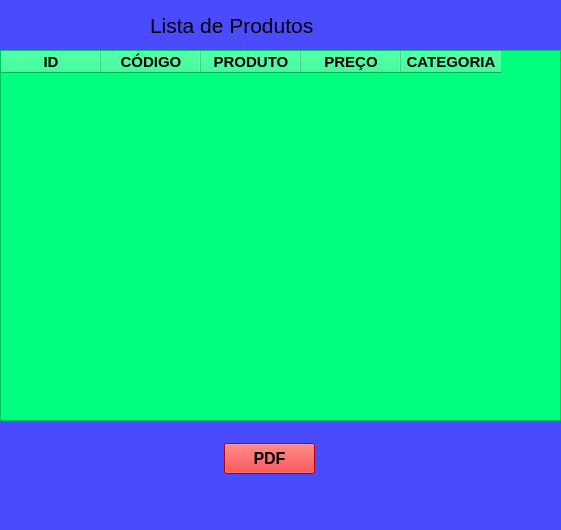
<?xml version="1.0" encoding="UTF-8"?>
<ui version="4.0">
 <class>MainWindow</class>
 <widget class="QMainWindow" name="MainWindow">
  <property name="geometry">
   <rect>
    <x>0</x>
    <y>0</y>
    <width>561</width>
    <height>530</height>
   </rect>
  </property>
  <property name="font">
   <font>
    <pointsize>12</pointsize>
   </font>
  </property>
  <property name="windowTitle">
   <string>MainWindow</string>
  </property>
  <property name="styleSheet">
   <string notr="true">background-color: rgb(74, 74, 255)</string>
  </property>
  <widget class="QWidget" name="centralwidget">
   <widget class="QLabel" name="label">
    <property name="geometry">
     <rect>
      <x>150</x>
      <y>0</y>
      <width>301</width>
      <height>51</height>
     </rect>
    </property>
    <property name="font">
     <font>
      <pointsize>16</pointsize>
     </font>
    </property>
    <property name="text">
     <string>Lista de Produtos</string>
    </property>
   </widget>
   <widget class="QTableWidget" name="tableWidget">
    <property name="geometry">
     <rect>
      <x>0</x>
      <y>50</y>
      <width>561</width>
      <height>371</height>
     </rect>
    </property>
    <property name="styleSheet">
     <string notr="true">background-color:rgb(0, 255, 127)</string>
    </property>
    <property name="gridStyle">
     <enum>Qt::PenStyle::NoPen</enum>
    </property>
    <column>
     <property name="text">
      <string>ID</string>
     </property>
     <property name="font">
      <font>
       <pointsize>11</pointsize>
       <bold>true</bold>
      </font>
     </property>
    </column>
    <column>
     <property name="text">
      <string>CÓDIGO</string>
     </property>
     <property name="font">
      <font>
       <pointsize>11</pointsize>
       <bold>true</bold>
      </font>
     </property>
    </column>
    <column>
     <property name="text">
      <string>PRODUTO</string>
     </property>
     <property name="font">
      <font>
       <pointsize>11</pointsize>
       <bold>true</bold>
      </font>
     </property>
    </column>
    <column>
     <property name="text">
      <string>PREÇO</string>
     </property>
     <property name="font">
      <font>
       <pointsize>11</pointsize>
       <bold>true</bold>
      </font>
     </property>
    </column>
    <column>
     <property name="text">
      <string>CATEGORIA</string>
     </property>
     <property name="font">
      <font>
       <pointsize>11</pointsize>
       <bold>true</bold>
      </font>
     </property>
    </column>
   </widget>
   <widget class="QPushButton" name="pushButton">
    <property name="geometry">
     <rect>
      <x>224</x>
      <y>443</y>
      <width>91</width>
      <height>31</height>
     </rect>
    </property>
    <property name="font">
     <font>
      <pointsize>12</pointsize>
      <bold>true</bold>
     </font>
    </property>
    <property name="styleSheet">
     <string notr="true">background-color:rgb(255, 0, 0)</string>
    </property>
    <property name="text">
     <string>PDF</string>
    </property>
   </widget>
  </widget>
  <widget class="QMenuBar" name="menubar">
   <property name="geometry">
    <rect>
     <x>0</x>
     <y>0</y>
     <width>561</width>
     <height>22</height>
    </rect>
   </property>
  </widget>
  <widget class="QStatusBar" name="statusbar"/>
 </widget>
 <resources/>
 <connections/>
</ui>
